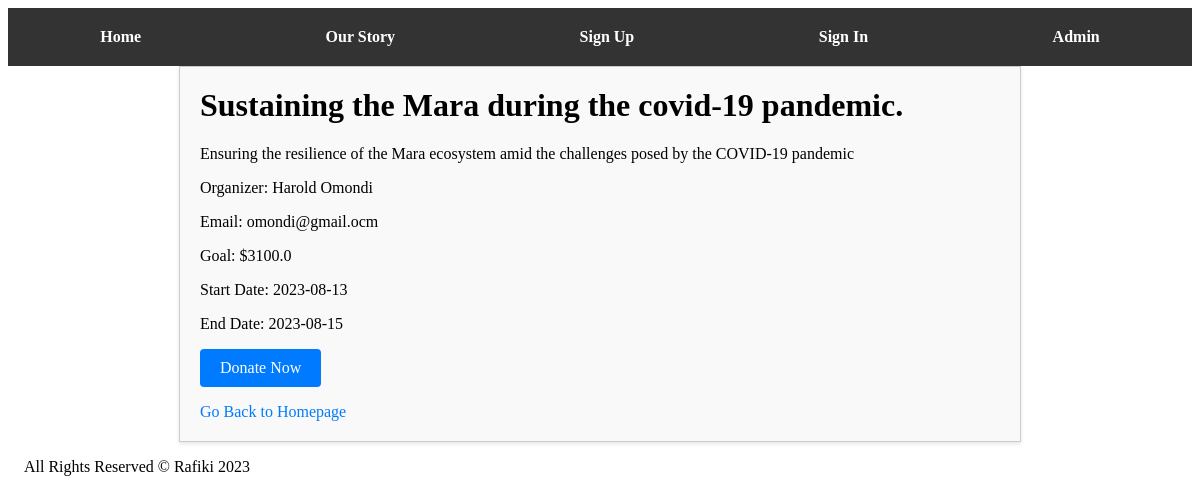
Page /about/1 on the committed database.
### tables this page shows
CREATE TABLE fundraisers (
            id INTEGER PRIMARY KEY AUTOINCREMENT,
            title TEXT NOT NULL,
            description TEXT NOT NULL,
            organizer_name TEXT NOT NULL,
            organizer_email TEXT NOT NULL,
            fundraising_goal REAL NOT NULL,
            start_date TEXT NOT NULL,
            end_date TEXT NOT NULL
        );

### app.py (the view)
@app.route('/about/<int:fundraiser_id>')
def fundraiser_detail(fundraiser_id):
    db = get_db()
    fundraiser = db.execute('SELECT * FROM fundraisers WHERE id = ?', (fundraiser_id,)).fetchone()
    return render_template('about.html', fundraiser=fundraiser)

### app.py (called while the page is built)
def get_db():
    if 'db' not in g:
        g.db = sqlite3.connect(app.config['DATABASE'])
        g.db.row_factory = sqlite3.Row
        g.db.execute(
            '''
            CREATE TABLE IF NOT EXISTS users (
                id INTEGER PRIMARY KEY AUTOINCREMENT,
                username TEXT NOT NULL,
                email TEXT NOT NULL,
                password TEXT NOT NULL
            )
            '''
        )
        g.db.commit()
    return g.db

### templates/about.html (shortened to what this page needs)
{% extends "base.html" %}
{% block content %}
    <div class="container">
        <h1>{{ fundraiser.title }}</h1>
        <p>{{ fundraiser.description }}</p>
        <p>Organizer: {{ fundraiser.organizer_name }}</p>
        <p>Email: {{ fundraiser.organizer_email }}</p>
        <p>Goal: ${{ fundraiser.fundraising_goal }}</p>
        <p>Start Date: {{ fundraiser.start_date }}</p>
        <p>End Date: {{ fundraiser.end_date }}</p>
        <p><a href="{{ url_for('donate', fundraiser_id=fundraiser.id) }}" class="btn-donate">Donate Now</a></p>
        <a href="/" class="back-link">Go Back to Homepage</a>
    </div>
{% endblock %}

### static/style.css (style rules this page uses)
.container { max-width: 800px; margin: 0 auto; padding: 20px; background-color: #f9f9f9; border: 1px solid #ccc; box-shadow: 0px 2px 4px rgba(0, 0, 0, 0.1); }
.container h1 { margin-top: 0; }
.btn-donate { display: inline-block; padding: 10px 20px; background-color: #007bff; color: #fff; text-decoration: none; border-radius: 4px; transition: background-color 0.3s ease; }
.back-link { display: block; margin-top: 10px; color: #007bff; text-decoration: none; }

### rows in the picture
fundraisers: title "Sustaining the Mara during the covid-19 pandemic.", description "Ensuring the resilience of the Mara ecosystem amid the challenges posed by the COVID-19 pandemic", organizer_name "Harold Omondi", organizer_email "omondi@gmail.ocm", fundraising_goal "3100.0", start_date "2023-08-13", end_date "2023-08-15"
